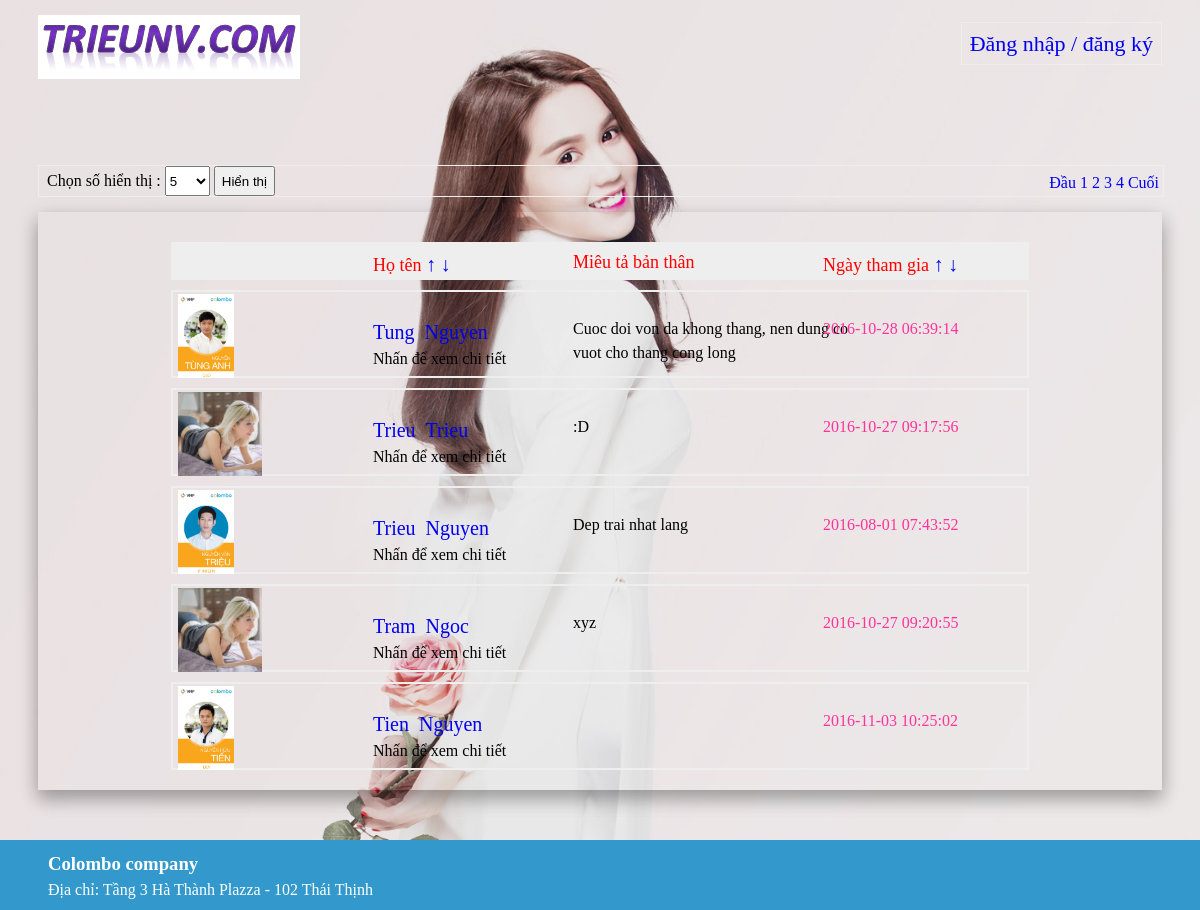
Page /public/controller/home.php?what=1&&how=2 on the committed database.
### tables this page shows
CREATE TABLE IF NOT EXISTS `users` (
  `id` int(11) NOT NULL,
  `user` varchar(50) NOT NULL,
  `mail` varchar(50) NOT NULL,
  `lastname` varchar(40) NOT NULL,
  `firstname` varchar(40) NOT NULL,
  `pass` text NOT NULL,
  `role` tinyint(4) NOT NULL DEFAULT '1',
  `phone` varchar(20) NOT NULL,
  `birthday` date NOT NULL,
  `sex` tinyint(3) NOT NULL,
  `date` timestamp NOT NULL DEFAULT CURRENT_TIMESTAMP,
  `avatar` char(50) NOT NULL DEFAULT 'avatar.jpg',
  `presenter` varchar(50) DEFAULT NULL,
  `description` varchar(200) NOT NULL
);

### lib/getData.php (called while the page is built, shortened)
<?php
function getRecords($what = 1, $how = 1, $start = 0, $end = 5) {
	if ($what == 1) {
		$what = "firstname";
	}
	if ($how == 1) {
		$how = "ASC";
	}
	if ($how == 2) {
		$how = "DESC";
	}
	$query = mysql_query ( "SELECT * FROM `users` ORDER BY $what $how LIMIT $start, $end;" );
	while ( $row = mysql_fetch_assoc ( $query ) ) {
		$data [] = $row;
	}
	return $data;
}
function coutUser() {
	$sql = "SELECT * FROM users";
	$query = mysql_query ( $sql );
	return mysql_num_rows ( $query );
}
?>

### public/view/home.php (the view, shortened to what this page needs)
<!DOCTYPE html>
<html>
<head>
</head>
<body
	style="background-image: url('../../src/img1.jpg'); background-size: cover;">
	<div id="main">
		<?php require '../view/header.php'; ?>
		<div id="content">
			<div class="center">
				<div
					style="width: 100%; height: 30px; border: 1px solid #eee; margin-top: 50px; position: relative;">
					<form method="post">
						&nbsp Chọn số hiển thị : <select name="limit"
							style="height: 30px;">
							<option value="5"
								<?php if (isset($_SESSION['limit']) && $_SESSION['limit'] == 5) echo "selected"?>>5</option>
						</select> <input type="submit" name="show" style="height: 30px;"
							value="Hiển thị">
					</form>
					<span id="sp"><?php paginator() ?></span>
				</div>
			</div>
			<div class="center"
				style="box-shadow: 0 10px 16px 0 rgba(0, 0, 0, 0.2), 0 6px 20px 0 rgba(0, 0, 0, 0.19); padding: 20px 0px; margin-top: 15px; min-height: 500px;">
				<div class="frame" style="height: 30px; background: #eee">
					<span class="sp2"
						style="height: 30px; top: 5px; color: #f00; font-size: 18px;">Họ
						tên <a href="<?php echo $_SERVER['PHP_SELF']."?what=1&&how=1" ?>">&#8593;</a>
						<a href="<?php echo $_SERVER['PHP_SELF']."?what=1&&how=2" ?>">&#8595;</a>
					</span> <span class="sp4"
						style="height: 30px; top: 5px; color: #f00; font-size: 18px;">Miêu
						tả bản thân</span>
					<span class="sp3"
						style="height: 30px; top: 5px; color: #f00; font-size: 18px;">Ngày
						tham gia <a
						href="<?php echo $_SERVER['PHP_SELF']."?what=2&&how=1" ?>">&#8593;</a>
						<a href="<?php echo $_SERVER['PHP_SELF']."?what=2&&how=2" ?>">&#8595;</a>
					</span>
				</div>
				<?php foreach ($records as $record) :?>
				<div class="frame" style="<?php if (isset($_SESSION['user']) && ($_SESSION['user']) == $record['user']) echo 'background: #fff;'?> ">
					<span class="sp1"><img
						src="<?php echo avatarPath .$record['avatar']; ?>"></span> <span
						class="sp2"><a title="Xem thông tin chi tiết"
						href="../controller/profile.php?id=<?php echo $record['id'] ?>"><?php echo $record['firstname']." &nbsp".$record['lastname'] ?></a>
						<br> <label>Nhấn để xem chi tiết</label> </span>
					<span class="sp4"><?php echo $record['description'] ?></span>
					<span class="sp3"><?php echo $record['date'] ?></span>
				</div>
				<?php endforeach; ?>
			</div>
		</div>
		<?php require '../view/footer.php'; ?>
	</div>
</body>
</html>

### public/view/header.php (shortened to what this page needs)
<!DOCTYPE html>
<html>
<head>
</head>
<body>
	<div id="topmost"></div>
	<div id="head">
		<div class="center" style="position: relative; min-height: 100px;";>
			<a style="position: absolute; left: 0px" href="../../index.php" title="Trang chủ"> <img
				src="../../src/logo.jpg">
			</a>
			<div style="float: right; position: absolute; top: 12px; right: 0px;">
					<?php
						if (isset ( $_SESSION ['role'] )) :
						$curUser = getInfo ( $_SESSION ['user'] );
						?>
					<a class="btl" href="../controller/profile.php" title="Trang cá nhân"><img class="avatar"
					src="<?php echo avatarPath .$curUser['avatar']; ?>"><b>&nbsp<?php echo $curUser['firstname']." " .$curUser['lastname']; ?></b></a>
				<a class="btl" title="Thoát tài khoản" href="../../lib/logout.php" title="Thoát tài khoản">Đăng
					xuất</a>
					<?php else : ?>
					<a class="btl" href="signup_in.php" title="Đăng ký / đăng nhập">Đăng nhập / đăng ký</a>
					<?php endif; ?>
				</div>
		</div>
	</div>
</body>
</html>

### public/controller/home.php (shortened to what this page needs)
<?php
include '../../lib/getData.php';
$limit = 5;
$pages = ceil ( coutUser () / $limit );
$curpage = 1;
function paginator() {
	global $limit, $curpage, $pages;
	echo '<a href="' . $_SERVER ['PHP_SELF'] . '?cur=1' . '">' . "Đầu" . '</a>';
	for($i = 1; $i < $pages + 1; $i ++) {
		echo '<a href="' . $_SERVER ['PHP_SELF'] . '?cur=' . $i . '">' . "$i" . '</a>';
	}
	echo '<a href="' . $_SERVER ['PHP_SELF'] . '?cur=' . $pages . '">' . "Cuối" . '</a>';
}
$records = getRecords ( 1, 1, ($curpage - 1) * $limit, $limit );
if (isset($_GET['what']) && isset($_GET['how'])){
	if ($_GET['what'] == 1){
		if ($_GET['how'] == 2) $records = getRecords ( 1, 2, ($curpage - 1) * $limit, $limit );
	}else {
		if ($_GET['how'] == 1) $records = getRecords ( 2, 1, ($curpage - 1) * $limit, $limit );
		if ($_GET['how'] == 2) $records = getRecords ( 2, 2, ($curpage - 1) * $limit, $limit );
	}
}
include '../view/home.php';
?>

### public/view/footer.php (shortened to what this page needs)
<!DOCTYPE html>
<html>
<head>
</head>
<body>
	<div style="background-color: #39c;">
		<div class="center">
			<div
				style="height: 50px; width: 100%; padding: 10px; margin-top: 50px;">
				<h3 style="color: #fff">Colombo company</h3>
				<p style="color: #fff;">Địa chỉ: Tầng 3 Hà Thành Plazza - 102 Thái
					Thịnh</p>
			</div>
		</div>
	</div>
</body>
</html>

### public/view/header.php (style rules this page uses)
a.btl { text-decoration: none; border: 1px solid #eee; font-size: 22px; padding: 8px; }
div#topmost { width: 100%; height: 15px; }
div#head { width: 100%; }

### public/view/home.php (style rules this page uses)
* { margin: 0px; line-height: 1.5 }
div#main { width: 100%; padding: 0px; margin: 0px; }
div#content { width: 100%; }
#sp { position: absolute; right: 2px; bottom: 1px; }
#sp a { text-decoration: none; margin: 2px; }
div.center { width: 1124px; margin: auto; }
div.frame { height: 80px; width: 850px; margin: auto; margin-top: 10px; padding: 2px; border: 2px solid #eee; position: relative; }
.frame img { height: 100%; float: left; }
.frame span.sp1 { position: absolute; height: 100%; left: 5px; }
.frame span.sp2 { position: absolute; top: 25px; left: 200px; }
.frame span.sp3 { position: absolute; top: 25px; left: 650px; color: #f39; }
.frame span.sp4 { position: absolute; top: 25px; left: 400px; width: 280px; }
.frame a { text-decoration: none; font-size: 20px; }

### rows in the picture
users: avatar (picture), firstname "Tung", lastname "Nguyen", description "Cuoc doi von da khong thang, nen dung co vuot cho thang cong long", date "2016-10-28 06:39:14"
users: avatar (placeholder picture), firstname "Trieu", lastname "Trieu", description ":D", date "2016-10-27 09:17:56"
users: avatar (picture), firstname "Trieu", lastname "Nguyen", description "Dep trai nhat lang", date "2016-08-01 07:43:52"
users: avatar (placeholder picture), firstname "Tram", lastname "Ngoc", description "xyz", date "2016-10-27 09:20:55"
users: avatar (picture), firstname "Tien", lastname "Nguyen", date "2016-11-03 10:25:02"
